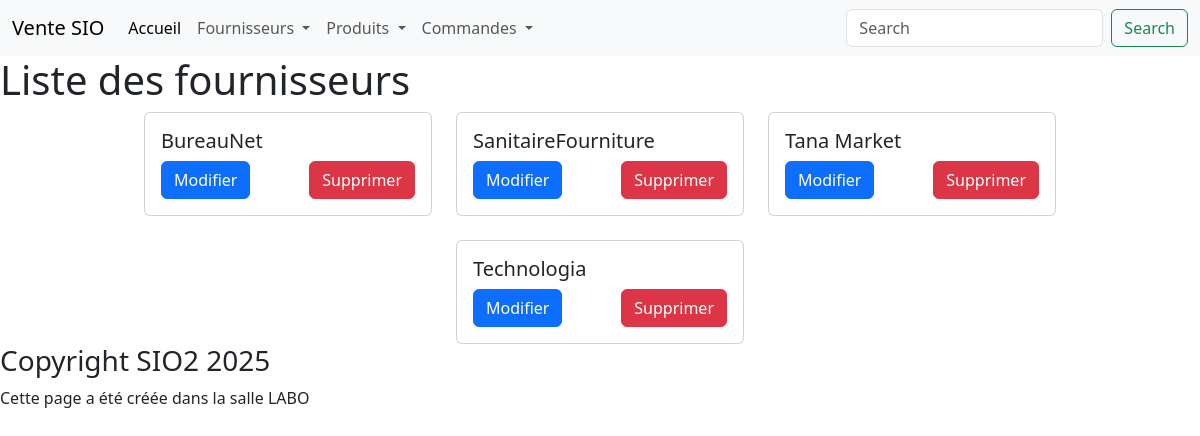
Page /fournisseur_page on the committed database.
### tables this page shows
CREATE TABLE IF NOT EXISTS `fournisseurs` (
  `id_fournisseur` int(11) NOT NULL AUTO_INCREMENT,
  `nom_fournisseur` varchar(50) DEFAULT NULL,
  PRIMARY KEY (`id_fournisseur`)
);

### controllers/Utilities.php (called while the page is built, shortened)
<?php
class Utilities {
    public function drawPage($data_page) {
        extract($data_page);
        require_once($view);
    }
}
?>

### controllers/PagesController.php (called while the page is built, shortened)
<?php
require_once("Utilities.php");
require_once("models/FournisseurModel.php");
class PagesController {
    public function fournisseursPage() {
        $this->fournisseur_model = new FournisseurModel();
        $liste_fournisseurs = $this->fournisseur_model->readAll();
        $data_page = array(
            "title" => "Page d'accueil",
            "view" => "views/pages/FournisseursPage.php",
            "layout" => "views/components/Layout.php",
            "liste_fournisseurs" => $liste_fournisseurs
        );
        $util = new Utilities();
        $util->drawPage($data_page);
    }
}
?>

### models/FournisseurModel.php (called while the page is built, shortened)
<?php
class FournisseurModel {
    public function readAll() {
        $bdd = Connexion::getConnexion();
        $req = "SELECT * FROM Fournisseurs";
        $etat = $bdd->prepare($req);
        $etat->execute();
        $data = $etat->fetchAll();
        return $data;
    }
}
?>

### views/components/UnFournisseur.php (the view, shortened to what this page needs)
<div class="card" style="width: 18rem;">
  <div class="card-body">
    <h5 class="card-title"><?php echo $un_fournisseur["nom_fournisseur"]; ?></h5>
    <div class="d-flex justify-content-between">
        <button class="btn btn-primary" data-bs-toggle="modal" data-bs-target="#modifyFournisseurModal<?php echo $un_fournisseur["id_fournisseur"]; ?>">Modifier</button>
        <form action="delete_fournisseur" method="post">
            <button class="btn btn-danger">Supprimer</button>
        </form>
    </div>
  </div>
</div>

### views/pages/FournisseursPage.php
<h1>Liste des fournisseurs</h1>
<div class="d-flex flex-wrap gap-4 justify-content-center">
<?php
    foreach($liste_fournisseurs as $un_fournisseur) {
        require("views/components/UnFournisseur.php");
    }
?>
</div>

### rows in the picture
fournisseurs: nom_fournisseur "BureauNet"
fournisseurs: nom_fournisseur "SanitaireFourniture"
fournisseurs: nom_fournisseur "Tana Market"
fournisseurs: nom_fournisseur "Technologia"
